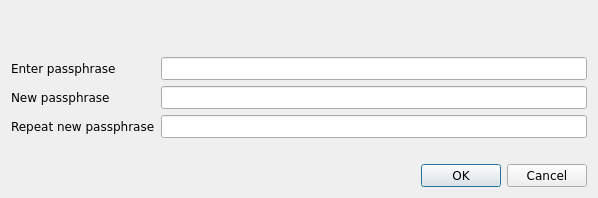
<?xml version="1.0" encoding="UTF-8"?>
<ui version="4.0">
 <class>AskPassphraseDialog</class>
 <widget class="QDialog" name="AskPassphraseDialog">
  <property name="geometry">
   <rect>
    <x>0</x>
    <y>0</y>
    <width>598</width>
    <height>198</height>
   </rect>
  </property>
  <property name="sizePolicy">
   <sizepolicy hsizetype="Preferred" vsizetype="Minimum">
    <horstretch>0</horstretch>
    <verstretch>0</verstretch>
   </sizepolicy>
  </property>
  <property name="minimumSize">
   <size>
    <width>550</width>
    <height>0</height>
   </size>
  </property>
  <property name="windowTitle">
   <string>Passphrase Dialog</string>
  </property>
  <layout class="QVBoxLayout" name="verticalLayout">
   <item>
    <widget class="QLabel" name="warningLabel">
     <property name="font">
      <font>
       <family>Verdana</family>
      </font>
     </property>
     <property name="textFormat">
      <enum>Qt::RichText</enum>
     </property>
     <property name="wordWrap">
      <bool>true</bool>
     </property>
    </widget>
   </item>
   <item>
    <layout class="QFormLayout" name="formLayout">
     <property name="fieldGrowthPolicy">
      <enum>QFormLayout::AllNonFixedFieldsGrow</enum>
     </property>
     <item row="0" column="0">
      <widget class="QLabel" name="passLabel1">
       <property name="font">
        <font>
         <family>Verdana</family>
        </font>
       </property>
       <property name="text">
        <string>Enter passphrase</string>
       </property>
      </widget>
     </item>
     <item row="0" column="1">
      <widget class="QLineEdit" name="passEdit1">
       <property name="font">
        <font>
         <family>Verdana</family>
        </font>
       </property>
       <property name="echoMode">
        <enum>QLineEdit::Password</enum>
       </property>
      </widget>
     </item>
     <item row="1" column="0">
      <widget class="QLabel" name="passLabel2">
       <property name="font">
        <font>
         <family>Verdana</family>
        </font>
       </property>
       <property name="text">
        <string>New passphrase</string>
       </property>
      </widget>
     </item>
     <item row="1" column="1">
      <widget class="QLineEdit" name="passEdit2">
       <property name="font">
        <font>
         <family>Verdana</family>
        </font>
       </property>
       <property name="echoMode">
        <enum>QLineEdit::Password</enum>
       </property>
      </widget>
     </item>
     <item row="2" column="0">
      <widget class="QLabel" name="passLabel3">
       <property name="font">
        <font>
         <family>Verdana</family>
        </font>
       </property>
       <property name="text">
        <string>Repeat new passphrase</string>
       </property>
      </widget>
     </item>
     <item row="2" column="1">
      <widget class="QLineEdit" name="passEdit3">
       <property name="font">
        <font>
         <family>Verdana</family>
        </font>
       </property>
       <property name="echoMode">
        <enum>QLineEdit::Password</enum>
       </property>
      </widget>
     </item>
     <item row="3" column="1">
      <widget class="QLabel" name="capsLabel">
       <property name="font">
        <font>
         <family>Verdana</family>
        </font>
       </property>
       <property name="text">
        <string/>
       </property>
       <property name="alignment">
        <set>Qt::AlignCenter</set>
       </property>
      </widget>
     </item>
    </layout>
   </item>
   <item>
    <widget class="QDialogButtonBox" name="buttonBox">
     <property name="font">
      <font>
       <family>Verdana</family>
      </font>
     </property>
     <property name="orientation">
      <enum>Qt::Horizontal</enum>
     </property>
     <property name="standardButtons">
      <set>QDialogButtonBox::Cancel|QDialogButtonBox::Ok</set>
     </property>
    </widget>
   </item>
  </layout>
 </widget>
 <resources/>
 <connections>
  <connection>
   <sender>buttonBox</sender>
   <signal>accepted()</signal>
   <receiver>AskPassphraseDialog</receiver>
   <slot>accept()</slot>
   <hints>
    <hint type="sourcelabel">
     <x>248</x>
     <y>254</y>
    </hint>
    <hint type="destinationlabel">
     <x>157</x>
     <y>274</y>
    </hint>
   </hints>
  </connection>
  <connection>
   <sender>buttonBox</sender>
   <signal>rejected()</signal>
   <receiver>AskPassphraseDialog</receiver>
   <slot>reject()</slot>
   <hints>
    <hint type="sourcelabel">
     <x>316</x>
     <y>260</y>
    </hint>
    <hint type="destinationlabel">
     <x>286</x>
     <y>274</y>
    </hint>
   </hints>
  </connection>
 </connections>
</ui>
